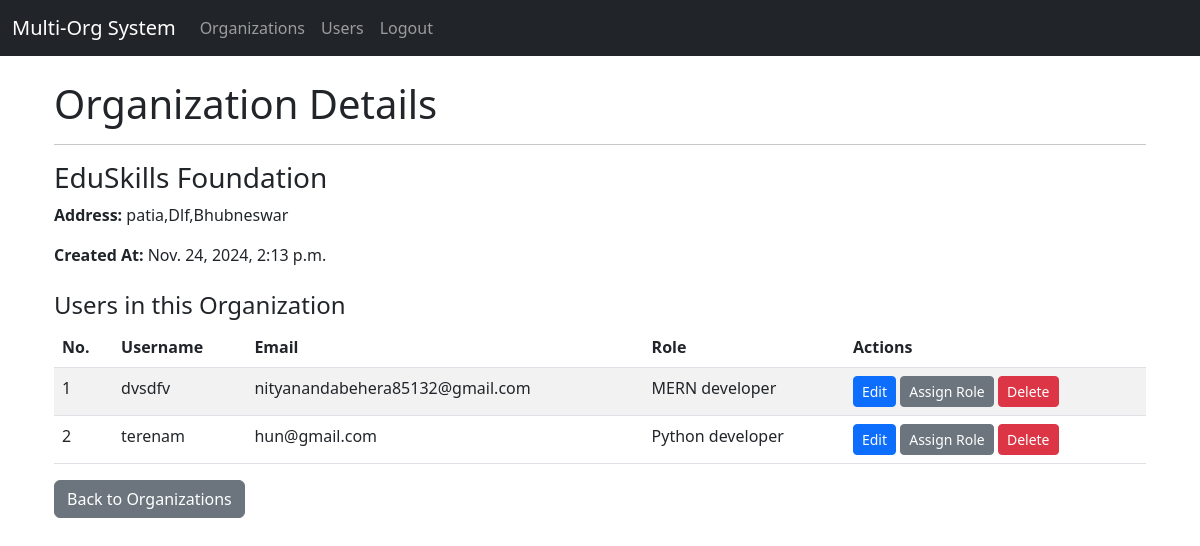
The app's page /organizations/2/ (signed in) with its own data.
### organization/models.py (models this page shows, shortened)
class Organization(models.Model):
    name = models.CharField(max_length=255)
    address = models.TextField(blank=True, null=True)
    is_main = models.BooleanField(default=False)
    created_at = models.DateTimeField(auto_now_add=True)
    def get_users(self):
        return self.users.all()

class CustomUser(AbstractUser):
    organization = models.ForeignKey(
        Organization, on_delete=models.CASCADE, related_name='users', null=False
    )
    role = models.ForeignKey(Role, on_delete=models.SET_NULL, null=True, blank=True)
    objects = CustomUserManager()

class Role(models.Model):
    name = models.CharField(max_length=50)  # e.g., Admin, Editor, Viewer

### organization/views.py (the view)
# urls.py: path('organizations/<int:pk>/', views.organization_detail, name='organization_detail'),
@login_required
def organization_detail(request, pk):
    organization = get_object_or_404(Organization, pk=pk)
    users = organization.get_users()
    return render(request, 'organization/organization_detail.html', {
        'organization': organization,
        'users': users,
    })

### organization/templates/organization/organization_detail.html
{% extends "organization/base.html" %} {% block content %}
<div class="container mt-4">
  <h1>Organization Details</h1>
  <hr />
  <h3>{{ organization.name }}</h3>
  <p><strong>Address:</strong> {{ organization.address }}</p>
  <p><strong>Created At:</strong> {{ organization.created_at}}</p>
  <h4 class="mt-4">Users in this Organization</h4>
  <table class="table table-striped">
    <thead>
      <tr>
        <th>No.</th>
        <th>Username</th>
        <th>Email</th>
        <th>Role</th>
        <th>Actions</th>
      </tr>
    </thead>
    <tbody>
      {% for user in users %}
      <tr>
        <td>{{ forloop.counter }}</td>
        <td>{{ user.username }}</td>
        <td>{{ user.email }}</td>
        <td>
          {% if user.role %} {{ user.role.name }} {% else %} No Role Assigned
          for this user {% endif %}
        </td>
        <td>
          <a
            href="{% url 'user_update' user.id %}"
            class="btn btn-sm btn-primary"
            >Edit</a
          >
          <a
            href="{% url 'assign_role' user.id %}"
            class="btn btn-sm btn-secondary"
            >Assign Role</a
          >
          <a
            href="{% url 'user_delete' user.id %}"
            class="btn btn-sm btn-danger"
            >Delete</a
          >
        </td>
      </tr>
      {% empty %}
      <tr>
        <td colspan="5" class="text-center">
          No users found in this organization.
        </td>
      </tr>
      {% endfor %}
    </tbody>
  </table>
  <a href="{% url 'organization_list' %}" class="btn btn-secondary"
    >Back to Organizations</a
  >
</div>
{% endblock %}

### records on screen
Organization: name "EduSkills Foundation", address "patia,Dlf,Bhubneswar", created_at "Nov. 24, 2024, 2:13 p.m."
CustomUser: username "dvsdfv", email "nityanandabehera85132@gmail.com", role.name "MERN developer"
CustomUser: username "terenam", email "hun@gmail.com", role.name "Python developer"
